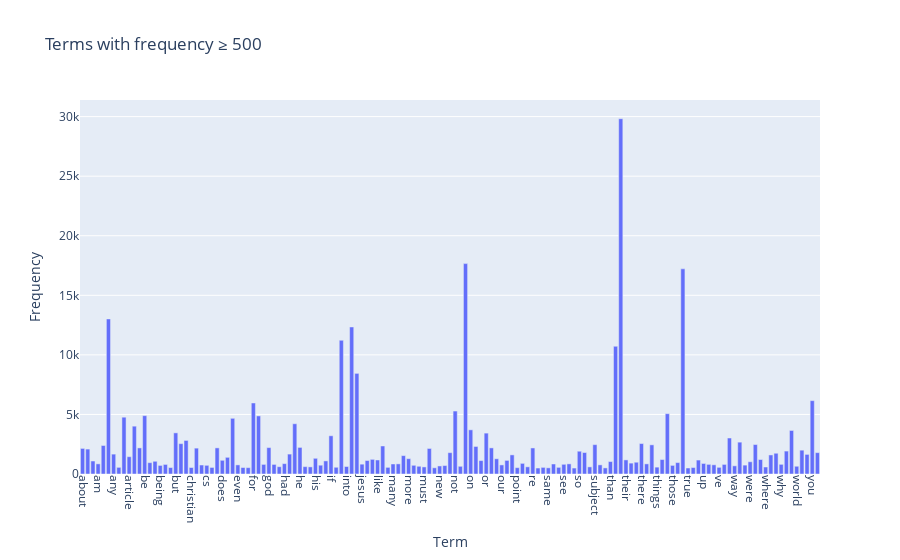

Notebook code for this chart:
### Markdown cell above
### **Exercise 13** 
The chart above only contains 300 vocabulary in the documents, and it's already computationally intensive to both compute and visualize. Can you efficiently reduce the number of terms you want to visualize as an exercise.

### Code cell
# Displaying only the top N terms or setting a minimum frequency threshold are both valid 
# approaches to reduce the number of terms shown in a visualization. Personally, I prefer 
# setting a minimum frequency threshold, because limiting the view to just the top N terms 
# might cause us to lose important but less frequent terms that are overshadowed by very 
# high-frequency ones. The code is shown below:

import tkinter as tk
from tkinter import simpledialog


input_window  = tk.Tk() # Create a hidden root window
input_window.withdraw()  # hide main window

threshold = int(simpledialog.askstring("Input", "Enter minimum frequency of words that you want to appear in your chart:"))

Full_list = pd.DataFrame({
    "Term": count_vect.get_feature_names_out(),
    "Frequency": term_frequencies
})
Filtered_lists = Full_list[Full_list["Frequency"] >= threshold]
print("Befor filter: ",len(Full_list),"\nAfter filter: ",len(Filtered_lists))
chart = px.bar(
    Filtered_lists,
    x="Term", y="Frequency",
    title=f"Terms with frequency ≥ {threshold}"
)
chart.update_layout(xaxis_tickangle=90)

### Figure 1 — Plotly figure (JSON) as saved in the notebook; plotly's stock layout.template omitted (floating-point values rounded to 4 significant figures; data arrays with more than 128 entries replaced by an {"elided": "..."} marker saying what was removed)
{"data": [{"hovertemplate": "Term=%{x}<br>Frequency=%{y}<extra></extra>", "legendgroup": "", "marker": {"color": "#636efa", "pattern": {"shape": ""}}, "name": "", "orientation": "v", "showlegend": false, "textposition": "auto", "type": "bar", "x": {"elided": "143 str values"}, "xaxis": "x", "y": {"elided": "143 int values"}, "yaxis": "y"}], "layout": {"barmode": "relative", "legend": {"tracegroupgap": 0}, "title": {"text": "Terms with frequency ≥ 500"}, "xaxis": {"anchor": "y", "domain": [0, 1], "tickangle": 90, "title": {"text": "Term"}}, "yaxis": {"anchor": "x", "domain": [0, 1], "title": {"text": "Frequency"}}}}
